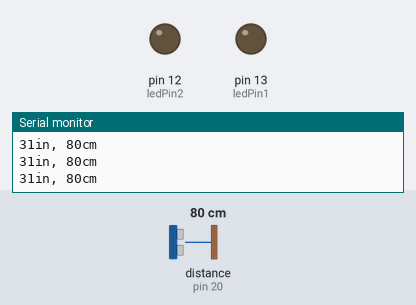
A sketch run on a simulated Arduino Mega 2560, built with avr-gcc and run on an emulated ATmega2560. Parts: output pins drawn as LEDs (lit = HIGH), the last lines printed to the serial monitor. Wiring (inferred from the names in the program): ultrasonic range finder: trigger pin 21; echo pin 20. The test bench sets the inputs (shaded band); at power-on: distance to the obstacle (sensor on pin 20) 80 cm. The echo pulse lasts 58.3 µs per cm; pins used as bus, display or sensor lines are not drawn.

Above: at 1.2 s.
1.3 s: distance to the obstacle (sensor on pin 20) set to 12 cm
2.8 s: distance to the obstacle (sensor on pin 20) set to 9 cm
At 3.2 s:
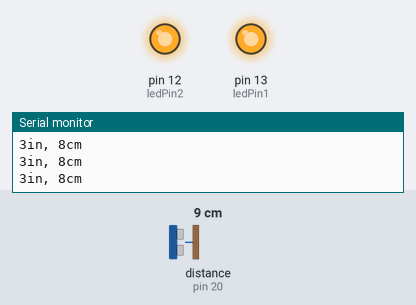
4.3 s: distance to the obstacle (sensor on pin 20) set to 18 cm
At 5.0 s:
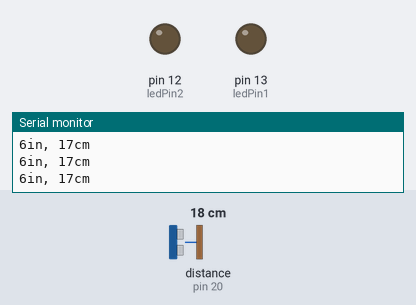
5.8 s: distance to the obstacle (sensor on pin 20) set to 2 cm
At 7.2 s:
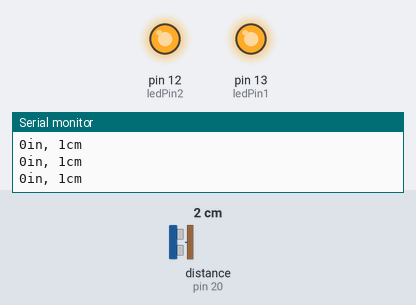
Timing chart, 0 to 8.3 s (numbered marks = the images above; inputs shaded):
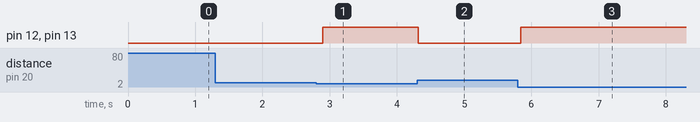

Measured:
- the behaviour switches between 11 and 10 cm on distance to the obstacle (sensor on pin 20) (found by bisection; images 0 and 1)
- after the input at 2.8 s, pin 12 (ledPin2), pin 13 (ledPin1): LOW → HIGH after 0.10 s
- after the input at 4.3 s, pin 12 (ledPin2), pin 13 (ledPin1): HIGH → LOW at once
- after the input at 5.8 s, pin 12 (ledPin2), pin 13 (ledPin1): LOW → HIGH after 0.05 s

The sketch:

Light.ino
```cpp
//this program controls my desk lamp through a distance sensor useing Arduino Mega


const int trigPin = 21; // this pin is on the distance sensor and calculates the distance useing triginometry it is also an output pin
const int echoPin = 20; // this pin is on the distance sensor and is incharge of the sound wave it is also an input pin
const int ledPin1 = 13; // this pin controls 3 leds through one of my channels on my 8 channel relay in total I used two relay channels
const int ledPin2 = 12; // this pin controls 3 leds through one of my channels on my 8 channel relay in total I used two relay channels

long duration, inches, cm; // three variables used to in the process of calculateing my distance and getting finall answer. Duration gives the number of microseconds it takes a sound wave to hit an object and come back. inches and cm are the resilt of my distance calculation

void setup() { // this method sets up all my pins which include my distance sensor pins and relay pins and sets up my serial monitor


}

void loop(){// this mmethod controls when the lamp turns off and on when an object is within three inches of distance between the distance sensor and object in three inch vicinity

//lines 25 - 32 involve the distance sensor working to calculate the number of microseconds it takes a sound wave to hit an object and come back.
  Serial.begin(9600);

  pinMode(ledPin1,OUTPUT);
  pinMode(ledPin2,OUTPUT);
  pinMode(trigPin, OUTPUT);
  pinMode(echoPin, INPUT);

  digitalWrite(trigPin, LOW);
  delayMicroseconds(2);
  digitalWrite(trigPin, HIGH);
  delayMicroseconds(10);
  digitalWrite(trigPin, LOW);


  duration = pulseIn(echoPin, HIGH);


  inches = microsecondsToInches(duration); // this is where method is called to return desired distance in inches. The parameter is the variable duration which is a long data type.
  cm = microsecondsToCentimeters(duration); // this is where method is called to return desired distance in centimeters. The parameter is the variable duration which is a long data type.

  if (inches <= 3) { // if statement condition checks whether distance measured in inches is less than or equal to three inches
    digitalWrite(ledPin1,HIGH); // leds turn on
    digitalWrite(ledPin2,HIGH); // leds turn on
  }

  if (inches > 3) { // if statement condition checks whether distance measured in inches is greater than three inches
    digitalWrite(ledPin1,LOW); // leds turn off
    digitalWrite(ledPin2,LOW); // leds turn off
  }
  // lines 48 - 52 serial prints the distance data
  Serial.print(inches);
  Serial.print("in, ");
  Serial.print(cm);
  Serial.print("cm");
  Serial.println();

  delay(100); // program pauses for 100 microseconds
}

long microsecondsToInches(long microseconds){ // this method converts the number of microseconds into a dictance measured in inches
  return microseconds / 74 / 2;
}

long microsecondsToCentimeters(long microseconds) {// this method converts the number of microseconds into a dictance measured in centimeters
  return microseconds / 29 / 2;
}
```
